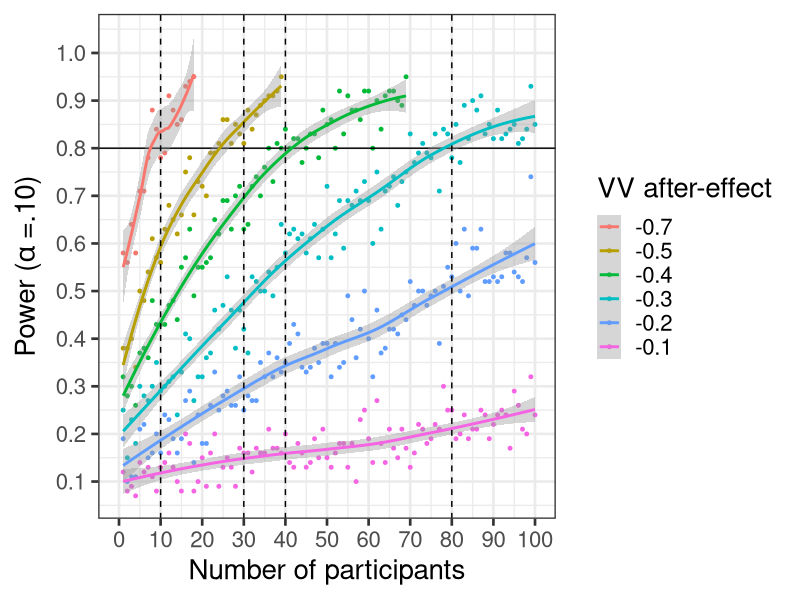

R code for this plot:
library(ggplot2)
library(tidyverse)

power_inter<-function(N = 20, mu1, sigma1, mu2, sigma2,es=0.1){
set.seed(1)
n_sims <- 100 # we want 1000 simulations
p_vals <- c()
power_at_n <- c(0) # this vector will contain the power for each sample-size (it needs the initial 0 for the while-loop to work)
cohens_ds <- c()
cohens_ds_at_n <- c() 
n <- N # sample-size 
i <- 2
while(power_at_n[i-1] < .95){
  for(sim in 1:n_sims){
    group1 <- rnorm(n,mu1,sigma1) # simulate group 1
    group2 <- rnorm(n,mu2,sigma2) # simulate group 2
    p_vals[sim] <- t.test(group1, group2, paired = FALSE, var.equal = TRUE, conf.level = 0.9)$p.value # run t-test and extract the p-value
    cohens_ds[sim] <- abs((mean(group1)-mean(group2))/(sqrt((sd(group1)^2+sd(group2)^2)/2))) # we also save the cohens ds that we observed in each simulation
  }
  power_at_n[i] <- mean(p_vals < .10) # check power (i.e. proportion of p-values that are smaller than alpha-level of .10)
  cohens_ds_at_n[i] <- mean(cohens_ds) # calculate means of cohens ds for each sample-size
  n <- n+1 # increase sample-size by 1
  i <- i+1 # increase index of the while-loop by 1 to save power and cohens d to vector
}
power_at_n <- power_at_n[-1] # delete first 0 from the vector
cohens_ds_at_n <- cohens_ds_at_n[-1] # delete first NA from the vector

# plot(N:(n-1), power_at_n, xlab = "Number of participants per group", ylab = "Power", ylim = c(0,1), axes = TRUE)
# abline(h = .8, col = "red")
# abline(v = target, col = "green")

power_at_n<-as.data.frame(power_at_n)
power_at_n$id<-seq(N:(n-1))
power_at_n$effect_size<-es
return(power_at_n)
}
y<-c(-0.1,-0.2, -0.3, -0.4, -0.5,-0.7)
ls<-lapply(y, function(x) power_inter(N= 10, mu1 = 0, mu2 = x, 
              sigma1 = 0.8, sigma2 =0.8, es = x))
df<-bind_rows(ls)
ggplot(data= df, aes(x=id, y = power_at_n, 
                     col = as.factor(effect_size)))+
  geom_point(size=1)+
  geom_hline(yintercept = .80)+
  scale_y_continuous(breaks=seq(0,1,.1))+
  scale_x_continuous(limits = c(0,100), breaks=seq(0,100,10))+
  scale_color_discrete(name = "VV after-effect")+
  geom_smooth()+
  labs(x = "Number of participants",
       y = expression("Power ("*alpha~"=.10)"))+
  geom_vline(xintercept = c(10, 30, 40, 80), lty = "dashed")+
  theme_bw(base_size = 20)


